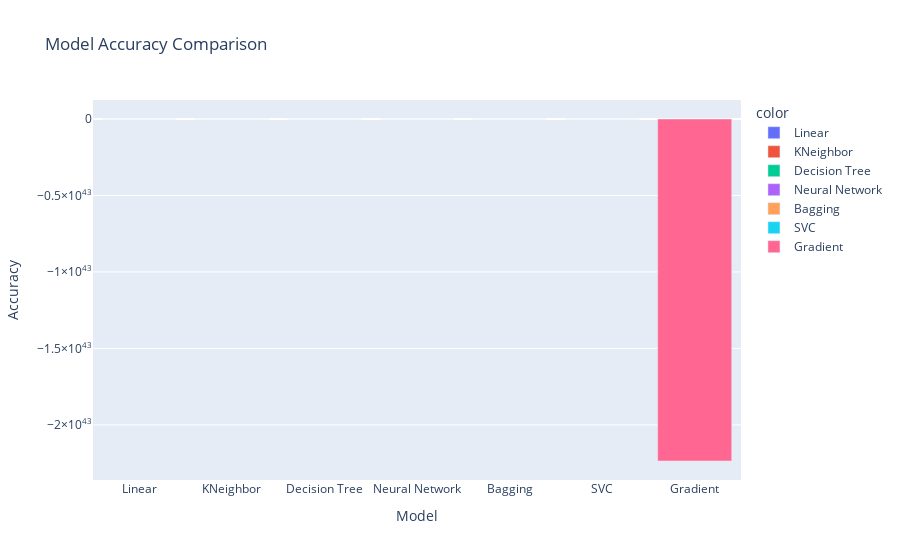

Here is the notebook cell this chart was saved with:
### Code cell
fig.show()

### Figure 1 — Plotly figure (JSON) as saved in the notebook; plotly's stock layout.template omitted (floating-point values rounded to 4 significant figures)
{"data": [{"alignmentgroup": "True", "hovertemplate": "color=Linear<br>Model=%{x}<br>Accuracy=%{y}<extra></extra>", "legendgroup": "Linear", "marker": {"color": "#636efa", "pattern": {"shape": ""}}, "name": "Linear", "offsetgroup": "Linear", "orientation": "v", "showlegend": true, "textposition": "auto", "type": "bar", "x": ["Linear"], "xaxis": "x", "y": [0.9736], "yaxis": "y"}, {"alignmentgroup": "True", "hovertemplate": "color=KNeighbor<br>Model=%{x}<br>Accuracy=%{y}<extra></extra>", "legendgroup": "KNeighbor", "marker": {"color": "#EF553B", "pattern": {"shape": ""}}, "name": "KNeighbor", "offsetgroup": "KNeighbor", "orientation": "v", "showlegend": true, "textposition": "auto", "type": "bar", "x": ["KNeighbor"], "xaxis": "x", "y": [0.976], "yaxis": "y"}, {"alignmentgroup": "True", "hovertemplate": "color=Decision Tree<br>Model=%{x}<br>Accuracy=%{y}<extra></extra>", "legendgroup": "Decision Tree", "marker": {"color": "#00cc96", "pattern": {"shape": ""}}, "name": "Decision Tree", "offsetgroup": "Decision Tree", "orientation": "v", "showlegend": true, "textposition": "auto", "type": "bar", "x": ["Decision Tree"], "xaxis": "x", "y": [1.0], "yaxis": "y"}, {"alignmentgroup": "True", "hovertemplate": "color=Neural Network<br>Model=%{x}<br>Accuracy=%{y}<extra></extra>", "legendgroup": "Neural Network", "marker": {"color": "#ab63fa", "pattern": {"shape": ""}}, "name": "Neural Network", "offsetgroup": "Neural Network", "orientation": "v", "showlegend": true, "textposition": "auto", "type": "bar", "x": ["Neural Network"], "xaxis": "x", "y": [0.9728], "yaxis": "y"}, {"alignmentgroup": "True", "hovertemplate": "color=Bagging<br>Model=%{x}<br>Accuracy=%{y}<extra></extra>", "legendgroup": "Bagging", "marker": {"color": "#FFA15A", "pattern": {"shape": ""}}, "name": "Bagging", "offsetgroup": "Bagging", "orientation": "v", "showlegend": true, "textposition": "auto", "type": "bar", "x": ["Bagging"], "xaxis": "x", "y": [0.9947], "yaxis": "y"}, {"alignmentgroup": "True", "hovertemplate": "color=SVC<br>Model=%{x}<br>Accuracy=%{y}<extra></extra>", "legendgroup": "SVC", "marker": {"color": "#19d3f3", "pattern": {"shape": ""}}, "name": "SVC", "offsetgroup": "SVC", "orientation": "v", "showlegend": true, "textposition": "auto", "type": "bar", "x": ["SVC"], "xaxis": "x", "y": [-0.03359], "yaxis": "y"}, {"alignmentgroup": "True", "hovertemplate": "color=Gradient<br>Model=%{x}<br>Accuracy=%{y}<extra></extra>", "legendgroup": "Gradient", "marker": {"color": "#FF6692", "pattern": {"shape": ""}}, "name": "Gradient", "offsetgroup": "Gradient", "orientation": "v", "showlegend": true, "textposition": "auto", "type": "bar", "x": ["Gradient"], "xaxis": "x", "y": [-2.236e+43], "yaxis": "y"}], "layout": {"barmode": "relative", "legend": {"title": {"text": "color"}, "tracegroupgap": 0}, "title": {"text": "Model Accuracy Comparison"}, "xaxis": {"anchor": "y", "domain": [0, 1], "title": {"text": "Model"}}, "yaxis": {"anchor": "x", "domain": [0, 1], "title": {"text": "Accuracy"}}}}
